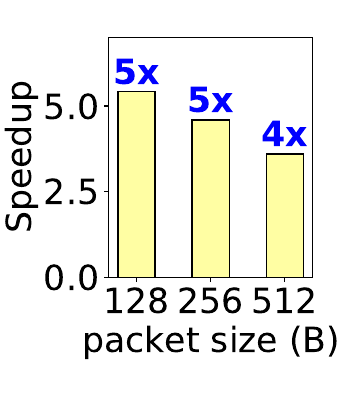

Write the Python code that produced this figure.
from os import read
import numpy as np
import matplotlib.pyplot as plt
import math
import sys
import csv
import seaborn as sns

plt.rcParams['hatch.linewidth'] = 2.5
palette = sns.color_palette("pastel")


plt.rcParams["figure.figsize"] = (3.5, 3.98)
plt.rcParams.update({'font.size': 25})

fig, ax = plt.subplots()

overheads_BFT = [
        2.957919818,
3.536586799,
4.47236202,
6.128233355,
9.535809944,
14.04718478,
7.947705728,
18.39954202,
20.26988941
]

speedup_hw = [
        5.414972144,
4.589759135,
3.59385579]

envs = ['128', '256', '512']

x = np.arange(len(envs))
low = int(min(speedup_hw))
high = int(max(speedup_hw))
plt.ylim([0, math.ceil(high+0.9*(high-low))])
width = 0.50
#x2 = [r+width for r in x]
#ax.bar(x, overheads_BFT, width, color= palette[3], hatch="o", edgecolor="black", label="Overheads due to BFT")
ax.bar(x, speedup_hw, width, color= palette[8], edgecolor="black", label="Speedup due to TNIC")

for k, y, p in zip(x, speedup_hw, speedup_hw):
      s = str(f'{p:.0f}')+ "x"
      plt.text(k, y, s, ha='center', va='bottom', fontsize=25, weight="bold", c="blue")


#plt.text(1, high*1.3, "Higher is better↑", ha='center', va='center', fontsize=15, weight='bold', c='blue')

ax.set_ylabel("Speedup")
ax.set_xticks(x)
ax.set_xlabel("packet size (B)")
ax.set_xticklabels(envs)
#ax.set_title("")
plt.tight_layout()

#ax.legend(loc="upper right", bbox_to_anchor=(1.01, 1.04))
plt.savefig('tnic_speedup.pdf',dpi=400)
#plt.show()
